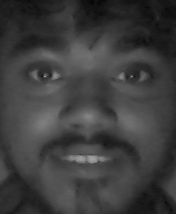
#> input picture MTCNN FACE/face1.jpg, 176 x 214 px
$ python compare.py   (older library calls are emulated)
#> lines starting #> are read from the running program, lines starting #| are printed output that depends on the picture
import cv2
import sys
from skimage.metrics import structural_similarity as ssim
import matplotlib.pyplot as plt
import numpy as np
import warnings
from skimage.measure import compare_ssim
from skimage.transform import resize
from scipy.stats import wasserstein_distance
import imageio


warnings.filterwarnings('ignore')

# specify resized image sizes
height = 2**10
width = 2**10

##
# Functions
##

def get_img(path, norm_size=True, norm_exposure=False):
  '''
  Prepare an image for image processing tasks
  '''
  # flatten returns a 2d grayscale array
  img = imageio.imread(path)
  # resizing returns float vals 0:255; convert to ints for downstream tasks
  if norm_size:
    img = resize(img, (height, width), anti_aliasing=True, preserve_range=True)
  if norm_exposure:
    img = normalize_exposure(img)
  return img


def get_histogram(img):
  '''
  Get the histogram of an image. For an 8-bit, grayscale image, the
  histogram will be a 256 unit vector in which the nth value indicates
  the percent of the pixels in the image with the given darkness level.
  The histogram's values sum to 1.
  '''
  h, w = img.shape
  hist = [0.0] * 256
  for i in range(h):
    for j in range(w):
      hist[img[i, j]] += 1
  return np.array(hist) / (h * w)


def normalize_exposure(img):
  '''
  Normalize the exposure of an image.
  '''
  img = img.astype(int)
  hist = get_histogram(img)
  # get the sum of vals accumulated by each position in hist
  cdf = np.array([sum(hist[:i+1]) for i in range(len(hist))])
  # determine the normalization values for each unit of the cdf
  sk = np.uint8(255 * cdf)
  # normalize each position in the output image
  height, width = img.shape
  normalized = np.zeros_like(img)
  for i in range(0, height):
    for j in range(0, width):
      normalized[i, j] = sk[img[i, j]]
  return normalized.astype(int)


def earth_movers_distance(path_a, path_b):
  '''
  Measure the Earth Mover's distance between two images
  @args:
    {str} path_a: the path to an image file
    {str} path_b: the path to an image file
  @returns:
    TODO
  '''
  img_a = get_img(path_a, norm_exposure=True)
  img_b = get_img(path_b, norm_exposure=True)
  hist_a = get_histogram(img_a)
  hist_b = get_histogram(img_b)
  return wasserstein_distance(hist_a, hist_b)


def structural_sim(path_a, path_b):
  '''
  Measure the structural similarity between two images
  @args:
    {str} path_a: the path to an image file
    {str} path_b: the path to an image file
  @returns:
    {float} a float {-1:1} that measures structural similarity
      between the input images
  '''
  img_a = get_img(path_a)
  img_b = get_img(path_b)
  sim, diff = compare_ssim(img_a, img_b, full=True)
  return sim


def pixel_sim(path_a, path_b):
  '''
  Measure the pixel-level similarity between two images
  @args:
    {str} path_a: the path to an image file
    {str} path_b: the path to an image file
  @returns:
    {float} a float {-1:1} that measures structural similarity
      between the input images
  '''
  img_a = get_img(path_a, norm_exposure=True)
  img_b = get_img(path_b, norm_exposure=True)
  return np.sum(np.absolute(img_a - img_b)) / (height*width) / 255


def sift_sim(path_a, path_b):
  '''
  Use SIFT features to measure image similarity
  @args:
    {str} path_a: the path to an image file
    {str} path_b: the path to an image file
  @returns:
    TODO
  '''
  # initialize the sift feature detector
  orb = cv2.ORB_create()

  # get the images
  img_a = cv2.imread(path_a)
  img_b = cv2.imread(path_b)

  # find the keypoints and descriptors with SIFT
  kp_a, desc_a = orb.detectAndCompute(img_a, None)
  kp_b, desc_b = orb.detectAndCompute(img_b, None)

  # initialize the bruteforce matcher
  bf = cv2.BFMatcher(cv2.NORM_HAMMING, crossCheck=True)

  # match.distance is a float between {0:100} - lower means more similar
  matches = bf.match(desc_a, desc_b)
  similar_regions = [i for i in matches if i.distance < 70]
  if len(matches) == 0:
    return 0
  return len(similar_regions) / len(matches)

def mse(imageA, imageB):
    # [8 lines of commented-out code are left out]
    err = np.sum((imageA.astype("float") - imageB.astype("float")) ** 2)
    err /= float(imageA.shape[0] * imageA.shape[1])
    # return the MSE, the lower the error, the more "similar"
    # the two images are
    return err

def compare_images(imageA, imageB, img_as, img_bs,title):
	# compute the mean squared error and structural similarity
	# index for the images
    shape_of_A = imageA.shape
    shape_of_B = imageB.shape
    print(shape_of_A,shape_of_B)
    if shape_of_A[0] > shape_of_B[0]:
        print("a x is larger")
        columnss = []
        for i in range(shape_of_B[0],shape_of_A[0]):
            columnss.append(i)
        print(columnss)
        imageA = np.delete(imageA, columnss, axis=0)
        print(imageA.shape,imageB.shape)
    if shape_of_A[0] < shape_of_B[0]:
        print("b x is larger")
        columnss = []
        for i in range(shape_of_A[0],shape_of_B[0]):
            columnss.append(i)
        print(columnss)
        imageB = np.delete(imageB, columnss, axis=0)
        print(imageA.shape,imageB.shape)
    if shape_of_A[1] < shape_of_B[1]:
        print("b y is larger")
        columnss = []
        for i in range(shape_of_A[1],shape_of_B[1]):
            columnss.append(i)
        print(columnss)
        imageB = np.delete(imageB, columnss, axis=1)
        print(imageA.shape,imageB.shape)
    if shape_of_A[1] > shape_of_B[1]:
        print("a y is larger")
        columnss = []
        for i in range(shape_of_B[1],shape_of_A[1]):
            columnss.append(i)
        print(columnss)
        imageA = np.delete(imageA, columnss, axis=1)
        print(imageA.shape,imageB.shape)
    ss = structural_sim(img_as, img_bs)
    ps = pixel_sim(img_as, img_bs)
    sift = sift_sim(img_as, img_bs)
    emd = earth_movers_distance(img_as, img_bs)
    m = mse(imageA, imageB)
    s = ssim(imageA, imageB)
	# setup the figure
    fig = plt.figure(title)
    plt.suptitle("MSE: %.2f, SSIM: %.2f , ss: %.4f, ps: %.4f, sifts: %.4f,emd: %.4f" % (m, s*100,ss*100,ps*100,sift*100,emd*100))
    print(m,ss,"(1 honi chahiye) ", ps,"(0 honi chahiye)  ", sift,"(1 honi chahiye)  ", emd,"(0 honi chahiye)    ")
    # show first image
    ax = fig.add_subplot(1, 2, 1)
    plt.imshow(imageA, cmap = plt.cm.gray)
    plt.axis("off")
    # show the second image
    ax = fig.add_subplot(1, 2, 2)
    plt.imshow(imageB, cmap = plt.cm.gray)
    plt.axis("off")
    # show the images
    plt.show()


# load the images -- the original, the original + contrast,
# and the original + photoshop
img_as = 'face1.jpg'
img_bs = 'face1.jpg'
image1 = cv2.imread(img_as)
#> image1 is the input picture: shape (214, 176, 3); min 6, max 162, mean 61.4
image2 = cv2.imread(img_bs)
image1 = cv2.cvtColor(image1, cv2.COLOR_BGR2GRAY)
#> image1: shape (214, 176)
image2 = cv2.cvtColor(image2, cv2.COLOR_BGR2GRAY)

# compare the images
compare_images(image1, image2, img_as,img_bs,"a vs. b")
#| (214, 176) (214, 176)
#> in get_img, `img = resize(img, (height, width), anti_aliasing=True, preserve_range=..`:
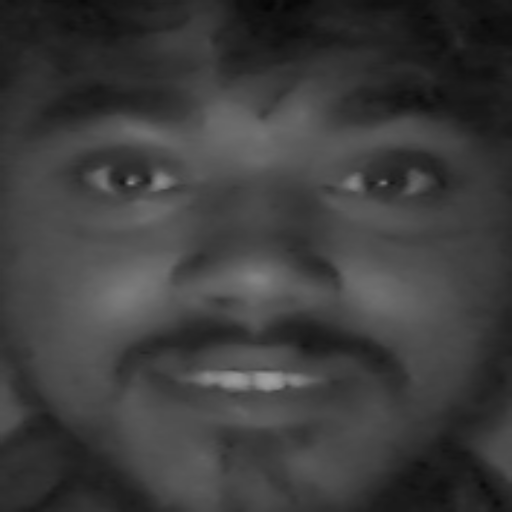
#> img: shape (1024, 1024) float64 (shown at 1/2 size); min 6.06, max 162, mean 61.4
#> in structural_sim, `sim, diff = compare_ssim(img_a, img_b, full=True)`: diff: shape (1024, 1024) float64; every value is 1
#> in structural_sim, `sim, diff = compare_ssim(img_a, img_b, full=True)`: sim = 1
#> in normalize_exposure, `hist = get_histogram(img)`: hist = 256 values, max 0.0196 at index 73, min 0 at index 0, mean 0.00391
#> in normalize_exposure, `cdf = np.array([sum(hist[:i+1]) for i in range(len(hist))])`: cdf = 256 values from 0 to 1
#> in normalize_exposure, `sk = np.uint8(255 * cdf)`: sk = 256 values from 0 to 255
#> after the loop in normalize_exposure, `for i in range(0, height):`:
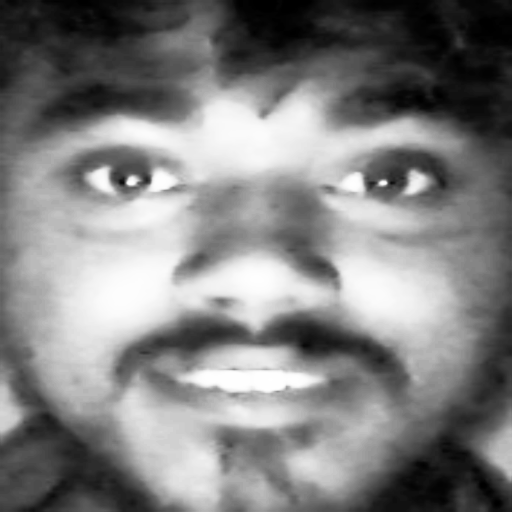
#> normalized: shape (1024, 1024) int64 (shown at 1/2 size); min 0, max 255, mean 128.6
#> in compare_images, `ps = pixel_sim(img_as, img_bs)`: ps = 0
#> in sift_sim, `kp_a, desc_a = orb.detectAndCompute(img_a, None)`: kp_a = 60 keypoints; strongest (x, y, size): (44, 76, 31), (54, 76, 31), (55, 75, 44.6), (42, 76, 31)
#> in sift_sim, `kp_b, desc_b = orb.detectAndCompute(img_b, None)`: kp_b has the same summary as kp_a
#> in sift_sim, `matches = bf.match(desc_a, desc_b)`: matches = 60 matches
#> in compare_images, `sift = sift_sim(img_as, img_bs)`: sift = 1
#> in earth_movers_distance, `hist_a = get_histogram(img_a)`: hist_a = 256 values, max 0.0196 at index 177, min 0 at index 2, mean 0.00391
#> in earth_movers_distance, `hist_b = get_histogram(img_b)`: hist_b has the same summary as hist_a
#> in compare_images, `emd = earth_movers_distance(img_as, img_bs)`: emd = 0
#> in compare_images, `s = ssim(imageA, imageB)`: s = 1
#| 0.0 1.0 (1 honi chahiye)  0.0 (0 honi chahiye)   1.0 (1 honi chahiye)   0.0 (0 honi chahiye)
#> in compare_images, `plt.show()`:
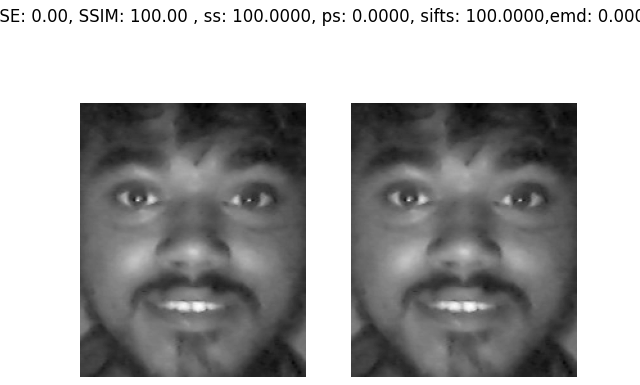
#> figure drawn by matplotlib, 2 panels
